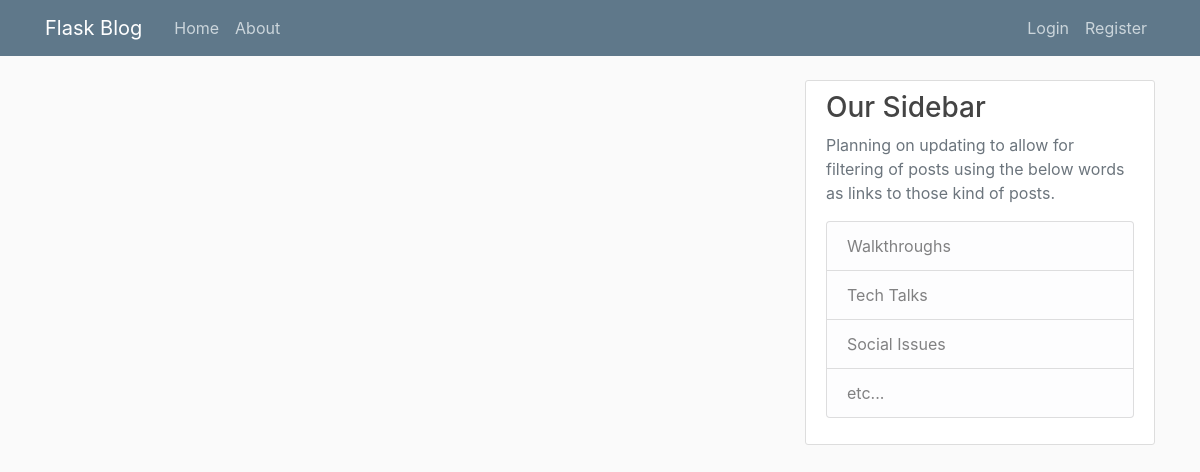
The app's page /home, older data.
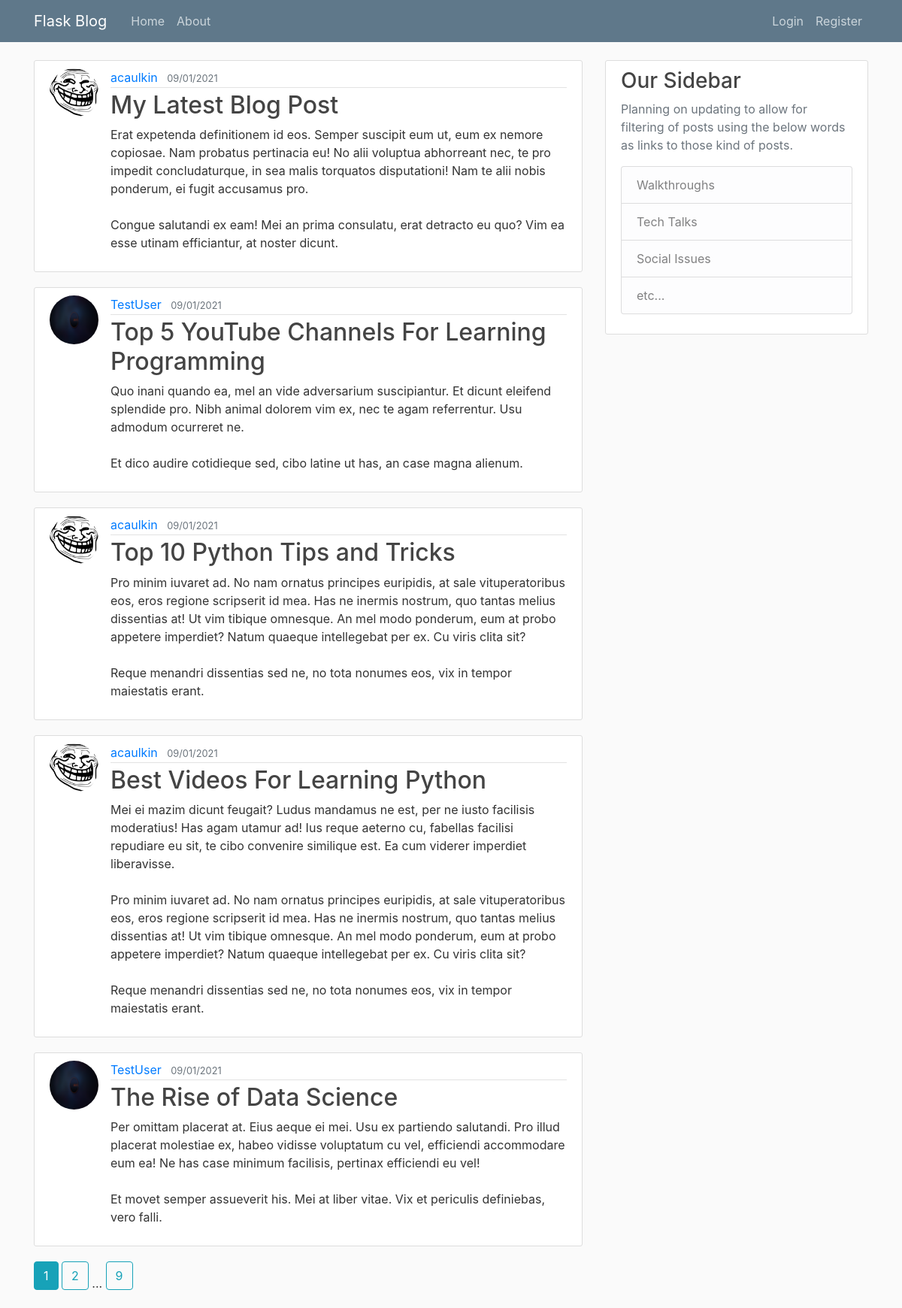
The same page, newer data.
### flaskblog/models.py (models this page shows, shortened)
class Post(db.Model):
    id = db.Column(db.Integer, primary_key = True)
    title = db.Column(db.String(100), nullable = False)
    date_posted = db.Column(db.DateTime, nullable = False, default = datetime.utcnow)
    content = db.Column(db.Text, nullable = False)
    user_id = db.Column(db.Integer, db.ForeignKey('user.id'), nullable = False)

class User(db.Model, UserMixin):
    id = db.Column(db.Integer, primary_key = True)
    username = db.Column(db.String(20), unique = True, nullable = False)
    email = db.Column(db.String(120), unique = True, nullable = False)
    image_file = db.Column(db.String(20), nullable = False, default = 'default.jpg')
    password =  db.Column(db.String(60), nullable = False)
    posts = db.relationship('Post', backref = 'author', lazy = True)

### flaskblog/main/routes.py (the view)
@main.route('/')
@main.route('/home')
def home():
    page = request.args.get('page', 1, type=int)
    posts = Post.query.order_by(Post.date_posted.desc()).paginate(page=page, per_page=5)
    return render_template('home.html', posts=posts, title='Home')

### flaskblog/templates/home.html
{% extends "layout.html" %}
{% block content %}
    {% for post in posts.items %}
    <article class="media content-section">
      <img class="rounded-circle article-img" src="{{ url_for('static', filename='profile_pics/' + post.author.image_file) }}">
        <div class="media-body">
          <div class="article-metadata">
            <a class="mr-2" href="{{ url_for('users.user_posts', username=post.author.username) }}">{{ post.author.username }}</a>
            <small class="text-muted">{{ post.date_posted.strftime('%d/%m/%Y') }}</small>
          </div>
          <h2><a class="article-title" href="{{ url_for('posts.post', post_id=post.id) }}">{{ post.title }}</a></h2>
          <p class="article-content">{{ post.content }}</p>
        </div>
      </article>
    {% endfor %}
    {% for page_num in posts.iter_pages(left_edge=1, right_edge=1, left_current=1, right_current=2) %}
      {% if page_num %}
        {% if posts.page == page_num %}
          <a class="btn btn-info mb-4" href="{{ url_for('main.home', page=page_num) }}">{{ page_num }}</a>
        {% else %}
          <a class="btn btn-outline-info mb-4" href="{{ url_for('main.home', page=page_num) }}">{{ page_num }}</a>
        {% endif %}
      {% else %}
        ...
      {% endif %}
    {% endfor %}
{% endblock content%}

### flaskblog/templates/layout.html (shortened to what this page needs)
<!DOCTYPE html>
<html>
<head>
    <link rel="stylesheet" href="https://stackpath.bootstrapcdn.com/bootstrap/4.3.1/css/bootstrap.min.css"
>
    <link rel="stylesheet" type="text/css" href ="{{ url_for('static', filename='main.css') }}">
</head>
<body>
    <header class="site-header">
        <nav class="navbar navbar-expand-md navbar-dark bg-steel fixed-top">
          <div class="container">
            <a class="navbar-brand mr-4" href="{{ url_for('main.home') }}">Flask Blog</a>
            <div class="collapse navbar-collapse" id="navbarToggle">
              <div class="navbar-nav mr-auto">
                <a class="nav-item nav-link" href="{{ url_for('main.home') }}">Home</a>
                <a class="nav-item nav-link" href="{{ url_for('main.about') }}">About</a>
              </div>
              <div class="navbar-nav">
                {% if current_user.is_authenticated %}
                <a class="nav-item nav-link" href="{{ url_for('posts.new_post') }}">New Post</a>
                <a class="nav-item nav-link" href="{{ url_for('users.account') }}">Account</a>
                <a class="nav-item nav-link" href="{{ url_for('users.logout') }}">Logout</a>
                {% else %}
                <a class="nav-item nav-link" href="{{ url_for('users.login') }}">Login</a>
                <a class="nav-item nav-link" href="{{ url_for('users.register') }}">Register</a>
                {% endif %}
              </div>
            </div>
          </div>
        </nav>
      </header>
      <main role="main" class="container">
        <div class="row">
          <div class="col-md-8">
            {% block content %}{% endblock %}
          </div>
          <div class="col-md-4">
            <div class="content-section">
              <h3>Our Sidebar</h3>
              <p class='text-muted'>Planning on updating to allow for filtering of posts using the
                below words as links to those kind of posts.
                <ul class="list-group">
                  <li class="list-group-item list-group-item-light">Walkthroughs</li>
                  <li class="list-group-item list-group-item-light">Tech Talks</li>
                  <li class="list-group-item list-group-item-light">Social Issues</li>
                  <li class="list-group-item list-group-item-light">etc...</li>
                </ul>
              </p>
            </div>
          </div>
        </div>
      </main>
</body>
</html>

### flaskblog/static/main.css (style rules this page uses)
body { background: #fafafa; color: #333333; margin-top: 5rem; }
h1, h2, h3, h4, h5, h6 { color: #444444; }
.bg-steel { background-color: #5f788a; }
.site-header .navbar-nav .nav-link { color: #cbd5db; }
.content-section { background: #ffffff; padding: 10px 20px; border: 1px solid #dddddd; border-radius: 3px; margin-bottom: 20px; }
.article-title { color: #444444; }
.article-content { white-space: pre-line; }
.article-img { height: 65px; width: 65px; margin-right: 16px; }
.article-metadata { padding-bottom: 1px; margin-bottom: 4px; border-bottom: 1px solid #e3e3e3 }

Row changes from the older to the newer data that the page shows:
added Post: image_file (picture), author.username "acaulkin", date_posted "09/01/2021", title "My Latest Blog Post", content "Erat expetenda definitionem id eos. Semper suscipit eum ut, eum ex nemore copiosae. Nam probatus pertinacia eu! No alii voluptua abhorreant nec, te pro impedit concludaturque, in sea malis torquatos disputationi! Nam te alii nobis ponderum, ei fugit accusamus pro. Congue salutandi ex eam! Mei an prima consulatu, erat detracto eu quo? Vim ea esse utinam efficiantur, at noster dicunt."
added Post: image_file (picture), author.username "TestUser", date_posted "09/01/2021", title "Top 5 YouTube Channels For Learning Programming", content "Quo inani quando ea, mel an vide adversarium suscipiantur. Et dicunt eleifend splendide pro. Nibh animal dolorem vim ex, nec te agam referrentur. Usu admodum ocurreret ne. Et dico audire cotidieque sed, cibo latine ut has, an case magna alienum."
added Post: image_file (picture), author.username "acaulkin", date_posted "09/01/2021", title "Top 10 Python Tips and Tricks", content "Pro minim iuvaret ad. No nam ornatus principes euripidis, at sale vituperatoribus eos, eros regione scripserit id mea. Has ne inermis nostrum, quo tantas melius dissentias at! Ut vim tibique omnesque. An mel modo ponderum, eum at probo appetere imperdiet? Natum quaeque intellegebat per ex. Cu viris clita sit? Reque menandri dissentias sed ne, no tota nonumes eos, vix in tempor maiestatis erant."
added Post: image_file (picture), author.username "acaulkin", date_posted "09/01/2021", title "Best Videos For Learning Python", content "Mei ei mazim dicunt feugait? Ludus mandamus ne est, per ne iusto facilisis moderatius! Has agam utamur ad! Ius reque aeterno cu, fabellas facilisi repudiare eu sit, te cibo convenire similique est. Ea cum viderer imperdiet liberavisse. Pro minim iuvaret ad. No nam ornatus principes euripidis, at sale vituperatoribus eos, eros regione scripserit id mea. Has ne inermis nostrum, quo tantas melius dissentias at! Ut vim tibique omnesque. An mel modo ponderum, eum at probo appetere imperdiet? Natum quaeque intellegebat per ex. Cu viris clita sit? Reque menandri dissentias sed ne, no tota nonumes eos, vix in tempor maiestatis erant."
added Post: image_file (picture), author.username "TestUser", date_posted "09/01/2021", title "The Rise of Data Science", content "Per omittam placerat at. Eius aeque ei mei. Usu ex partiendo salutandi. Pro illud placerat molestiae ex, habeo vidisse voluptatum cu vel, efficiendi accommodare eum ea! Ne has case minimum facilisis, pertinax efficiendi eu vel! Et movet semper assueverit his. Mei at liber vitae. Vix et periculis definiebas, vero falli."
Text that changed along with them:
new list line: "1"
new list line: "2"
new list line: "9"
